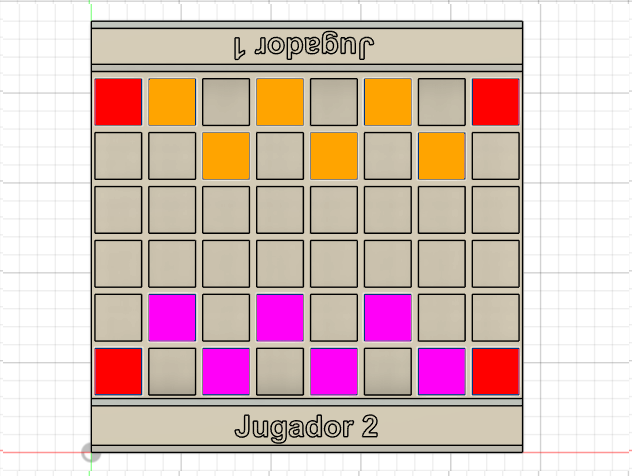
#> input picture Frame1.jpg, 632 x 476 px
$ python detectCheckers.py
#> lines starting #> are read from the running program, lines starting #| are printed output that depends on the picture; after the words box and inside, x2 and y2 are one past the last pixel; in counts of white or black regions, pixels touching at a corner belong together
### checkers.py
from __future__ import annotations
from constants import *
from copy import deepcopy
from random import randint

class Tile:
    """Abstract class to simplify Tile control"""
    def __init__(self, x: int = 0, y: int = 0, ID: int = 0):
        """Initializes the class

        Args:
            x (int, optional): X coordinate of the tile. Defaults to 0.
            y (int, optional): Y coordinate of the tile. Defaults to 0.
            ID (int, optional): ID of the tile. Defaults to 0.
        """
        assert isinstance(x, int) and isinstance(y, int), red + "Tile coordinates must be an integer" + white
        assert isinstance(ID, int), red + "Tile ID must be an integer" + white
        self.x, self.y, self.ID = x, y, ID
    def __repr__(self):
        return f"Tile([{self.x}, {self.y}], {self.ID})"
    # [12 lines left out: function __eq__, not called in this run]
class TileMovement:
    """Provides functionality to easily store and compare board movements"""
    # [36 lines left out: functions __init__, AddStep, Step, __eq__, not called in this run]
    def __str__(self):
        return f"TileMovement({str(self.steps)})"
class Board:
    """Provides functionality to create a fully functioning 6x6 board of checkers"""
    def __init__(self, turn = 1, size = 6, difficulty = 3, debug = False):
        """
        Initializes the board class, creating a (size, size + 2) array of 0s, size must be an even number
        Args:
            turn (int, optional): Turn in which the board is started. Defaults to 1.
            size (int, optional): Size of the game's board, even numbers. Defaults to 6
            difficulty (int, optional): Difficulty of the game, affects default values of certain behaviours, between 1 and 5. Defaults to 3
        """
        #Board creation
        assert size % 2 == 0 and size > 0, red + f"Attempted to create board {repr(self)} with invalid size" + white
        self.width, self.height = size + 2, size
        self.board = [[Tile() for _ in range(size + 2)] for _ in range(size)]
        for i, j in [(x, y) for x in range(0, self.height) for y in range(0, self.width)]:
            self.board[i][j].x, self.board[i][j].y = i, j
        #Board configuration
        assert turn in range(-1, 2),  red + f"Attempted to create board {repr(self)} with invalid turn ID" + white
        self.turn = turn
        assert difficulty in range(1, 6), red + f"Attempted to create board {repr(self)} with invalid difficulty" + white
        self.difficulty = difficulty
        self.turnCount = 1
        self.staleTurns = 0
        if debug: print(green + f"Creating board {repr(self)} at turn [{turn}] with size [{size}] at difficulty [{difficulty}]" + white)
    def __str__(self) -> str:
        """Returns the board as a string, for use in console prints

        Returns:
            str: String representation of the board
        """
        boardStr = f"Turn: {self.turnCount} | To stalemate: {40 - self.staleTurns} | "
        if self.turn == 1:
            boardStr += blue + "Blue moves" + white + "\n"
        else:
            boardStr += red + "Red moves" + white + "\n"
        boardStr += yellow
        for i in range(self.height + 4):
            if i == 0:
                boardStr += "c | x "
            elif i == self.height + 3:
                boardStr += "x | c "
            elif i == 1 or i == self.height + 2:
                boardStr += "| "
            else:
                boardStr += f"{i - 1} "
        boardStr += "\n" + white
        for i in range(self.height):
            for j in range(self.width + 9):
                pos = [-1, -1]
                if j in [1, 3, self.width + 5, self.width + 3]:
                    boardStr += yellow + "| " + white
                elif j in [2, self.width + 4]:
                    boardStr += yellow + f"{i + 1} " + white
                elif j == 0:
                    pos = [i, 0]
                elif j in range(4, self.width + 2):
                    pos = [i, j - 3]
                elif j == self.width + 6:
                    pos = [i, self.width - 1]
                if not self.InsideBounds(pos, game = False):
                    continue
                tile = self.board[pos[0]][pos[1]].ID
                if tile == 0:
                    boardStr += "· "
                elif tile > 0:
                    boardStr += blue
                    if tile == 1:
                        boardStr += "o "
                    else:
                        boardStr += "O "
                    boardStr += white
                else:
                    boardStr += red
                    if tile == -1:
                        boardStr += "ø "
                    else:
                        boardStr += "Ø "
                    boardStr += white
            boardStr += "\n"
        boardStr += yellow
        for i in range(self.height + 4):
            if i == 0:
                boardStr += "c | x "
            elif i == self.height + 3:
                boardStr += "x | c "
            elif i == 1 or i == self.height + 2:
                boardStr += "| "
            else:
                boardStr += f"{i - 1} "
        boardStr += "\n" + white
        return boardStr
    # [45 lines left out: functions SetBoard, GetAmmountOf, not called in this run]
    def InsideBounds(self, pos: list[int], game = True, debug = False) -> bool:
        """Checks if a given position is inside the board

        Args:
            pos (list[int]): Position [x, y] to check
            game (bool): If false will also check cemetery area

        Returns:
            bool:
        """
        width = [1 if game else 0, self.width - 2 if game else self.width - 1]
        if (0 <= pos[0] <= (self.height - 1)) and (width[0] <= pos[1] <= width[1]):
            if debug: print(green + f"Position {pos} is inside of board {repr(self)}" + white)
            return True
        else:
            if debug: print(green + f"Position {pos} is outside of board {repr(self)}" + white)
            return False
    # [375 lines left out: functions MoveTile, BuildMovementsTable, ExtractMovements, ExtractChangeValues, FindMovement, ValidateMovement and 7 more, not called in this run]

### detection.py
from __future__ import annotations
from constants import *
import cv2
import numpy
import math

class Color:
    """Stores 3 values representing a color with HSV codes"""
    def __init__(self, H = 0, S = 0, V = 0):
        """Initializes Color class.

        Args:
            H (int, optional): Hue. Defaults to 0.
            S (int, optional): Saturation. Defaults to 0.
            V (int, optional): Value. Defaults to 0.
        """
        assert 0 <= H <= 255, red + f"Hue for color {repr(self)} must be bewteen 0 and 255" + white
        assert 0 <= S <= 255, red + f"Saturation for color {repr(self)} must be bewteen 0 and 255" + white
        assert 0 <= V <= 255, red + f"Value for color {repr(self)} must be bewteen 0 and 255" + white
        self.H, self.S, self.V = H, S, V
    # [7 lines left out: function AsArray, not called in this run]
    def AsRange(self, window = 0, isLow = True) -> numpy.array:
        """Returns low or high value around acolor with range "window" as a numpy array

        Args:
            window (int, optional): Range. Defaults to 0.
            isLow (bool, optional): If true, return lowest value. Defaults to True.

        Returns:
            numpy.array: Lowest or highest array of values HSV.
        """
        assert 0 <= window <= 255, red + f"Window range for color {repr(self)} must be bewteen 0 and 255" + white
        if isLow: return numpy.array([self.H - window, self.S - window, self.V - window])
        else: return numpy.array([self.H + window, self.S + window, self.V + window])
    def __str__(self) -> str:
        """Representation of Color class as string

        Returns:
            str: String with HSV values
        """
        colorStr = f"Color({self.H}, {self.S}, {self.V})"
        return colorStr
class Detection:
    """Handles detection of a Nx(N+2) board based on it's 4 corners"""
    # [12 lines left out: function Show, not called in this run]
    def Contours(frame, color: Color, window = 0, threshold = 0, debug = False):
        """Returns an array of contours

        Args:
            frame (numpy.array): Frame to search for contours.
            color (Color, optional): Color to use for search.
            window (int, optional): Color range used. Defaults to 0.
            threshold (int, optional): Agressivenes of the search. Defaults to 0.

        Returns:
            list[]: Array of contours found.
        """
        assert 0 < threshold, red + f"Threshold can not be [{threshold}], must be a value greater than 0" + white
        if debug: print(green + f"Searching for contours with color {Color}" + white)
        hsv = cv2.cvtColor(frame, cv2.COLOR_BGR2HSV)
        mask = cv2.inRange(hsv, color.AsRange(window, True), color.AsRange(window, False))
        kernel = cv2.getStructuringElement(cv2.MORPH_RECT, (5,5))
        mask = cv2.morphologyEx(mask, cv2.MORPH_OPEN, kernel)
        mask = cv2.morphologyEx(mask, cv2.MORPH_CLOSE, kernel)
        contours, _ = cv2.findContours(mask, cv2.RETR_EXTERNAL, cv2.CHAIN_APPROX_SIMPLE) #Only keeps outermost contours
        if debug: print(green + f"Found [{len(contours)}] unfiltered contours" + white)
        filtered = []
        for c in contours:
            if debug: x, y, w, h = cv2.boundingRect(c)
            area = cv2.contourArea(c)
            if area > threshold:
                filtered.append(c)
                if debug: cv2.rectangle(mask, (x, y), (x + w, y + h), (0, 255, 0), 2)
        if debug: Detection.Show(mask)
        if debug: print(green + f"Found [{len(filtered)}] filtered contours with threshold [{threshold}]" + white)
        return filtered
    def Centroid(contour, debug = False):
        """Returns the center coordinates of a contour using moments

        Args:
            contour (numpy.array): Contour which center must be found.

        Returns:
            list[int]: 2D Array with found coordinates.
        """
        M = cv2.moments(contour)
        if M["m00"] != 0: #Calculate centroid coordinates
            cX = int(M["m10"] / M["m00"])
            cY = int(M["m01"] / M["m00"])
        else: #Avoids division by 0 if area is 0
            cX, cY = 0, 0
        if debug: print(green + f"Found center coordinates [{cX}, {cY}] for a contour" + white)
        return [cX, cY]
    # [45 lines left out: function Transform, not called in this run]
    def FindBoardCoords(frame, boardMarkers: Color, size = 6, window = 10, threshold = 100, debug = False) -> list[list[list[int]]]:
        """Finds the coordinates of a Nx(N+2) board.

        Args:
            frame (numpy.array): Image to search in.
            boardMarkers (Color): Color of the corner markers.
            size (int, optional): Size of the board (N). Defaults to 6.
            window (int, optional): Color range for corner markers. Defaults to 10.
            threshold (int, optional): Agressivenes of color filter. Defaults to 100.

        Returns:
            list[list[list[int]]]: Nx(N+2) Array of lists representing coordinates.
        """
        if debug: print(green + f"Searching for board coordinates" + white)
        coords = [[[] for _ in range(8)] for _ in range(6)]
        corners = []
        contours = Detection.Contours(frame, boardMarkers, window, threshold, debug=debug) #Detects contours of corner markers
        assert len(contours) < 5, red + f"Corner identification found too many contours, sdearch values must be tweaked." + white
        assert len(contours) > 3, red + f"Corner identification found too few contours, sdearch values must be tweaked." + white
        for c in contours:
            centroid = Detection.Centroid(c)
            corners.append(centroid)
        corners = numpy.array(corners, dtype=numpy.float32)
        #Sort corners: top-left, top-right, bottom-right, bottom-left
        sum = corners.sum(axis=1)
        diff = numpy.diff(corners, axis=1)
        ordered = numpy.zeros((4, 2), dtype=numpy.float32)
        ordered[0] = corners[numpy.argmin(sum)] #top-left
        ordered[2] = corners[numpy.argmax(sum)] #bottom-right
        ordered[1] = corners[numpy.argmin(diff)] #top-right
        ordered[3] = corners[numpy.argmax(diff)] #bottom-left
        corners = ordered
        if debug: print(green + f"Found corner coordinates {corners}" + white)
        numRows, numCols = size, size + 2
        cellSize = 20
        boardWidth = cellSize * numCols
        boardHeight = cellSize * numRows
        dstCorners = numpy.array([
            [0, 0], #top-left
            [boardWidth, 0], #top-right
            [boardWidth, boardHeight], #bottom-right
            [0, boardHeight] #bottom-left
        ], dtype=numpy.float32)
        M = cv2.getPerspectiveTransform(corners, dstCorners)
        MInv = numpy.linalg.inv(M)
        #This next block is credited to multiple stackoverflow posts and a touch of chatGPT (I have no idea what kind of math is happening here)
        for i, j in [(x, y) for x in range(numRows) for y in range(numCols)]:
            #Normalized interpolation parameters inside the warped rectangle
            a = (i) / (numRows - 1)  #vertical fraction (0 to 1)
            b = (j) / (numCols - 1)  #horizontal fraction (0 to 1)
            #Bilinear interpolation of the 4 corners in warped space
            posWarped = (
                (1 - a) * (1 - b) * dstCorners[0] +
                a * (1 - b) * dstCorners[3] +
                a * b * dstCorners[2] +
                (1 - a) * b * dstCorners[1]
            )
            posHom = numpy.array([posWarped[0], posWarped[1], 1])
            posOrigHom = MInv @ posHom
            posOrigHom /= posOrigHom[2]
            posOrig = posOrigHom[:2].astype(int)
            coords[i][j] = posOrig
            if debug: cv2.circle(frame, tuple(posOrig), 5, (0, 0, 150), -1)
        if debug: Detection.Show(frame)
        return coords
    def ReadBoard(frame, player1: Color, player2: Color, coords: list[list[list[int]]], size = 6, debug = False) -> list[list[int]]:
        """Finds tiles in a frame and uses known board coordinates to construct a board of size Nx(N+2)

        Args:
            frame (numpy.array): Frame to search in.
            player1 (Color): Color of player1 Tiles (1).
            player2 (Color): Color of player2 Tiles (-1).
            coords (list[list[list[int]]]): Known board coordinates.
            size (int, optional): Size of the board (N). Defaults to 6.

        Returns:
            list[list[int]]: Board with ID values of each player's tile positions
        """
        if debug: print(green + f"Reading board for players with color codes {player1} and {player2}" + white)
        board = [[0 for _ in range(8)] for _ in range(6)]
        player1Tiles = Detection.Contours(frame, player1, 10, 100)
        player2Tiles = Detection.Contours(frame, player2, 10, 100)
        if debug: print(green + f"Found [{len(player1Tiles)}] tiles for player1 and [{len(player2Tiles)}] tiles for player 2" + white)
        for tile in player1Tiles:
            centroid = Detection.Centroid(tile, debug=debug)
            lowestDist = float("inf")
            tile = [-1, -1]
            for i, j in [(x, y) for x in range(0, 6) for y in range(0, 8)]:
                dist = math.dist(centroid, coords[i][j])
                if dist < lowestDist:
                    lowestDist = dist
                    tile = [i, j]
            board[tile[0]][tile[1]] = 1
            if debug: print(green + f"Assigned a tile to player1 at coords [{tile[0]}, {tile[1]}]" + white)
        for tile in player2Tiles:
            centroid = Detection.Centroid(tile, debug=debug)
            lowestDist = float("inf")
            tile = [-1, -1]
            for i, j in [(x, y) for x in range(0, 6) for y in range(0, 8)]:
                dist = math.dist(centroid, coords[i][j])
                if dist < lowestDist:
                    lowestDist = dist
                    tile = [i, j]
            board[tile[0]][tile[1]] = -1
            if debug: print(green + f"Assigned a tile to player2 at coords [{tile[0]}, {tile[1]}]" + white)
        if debug:
            from checkers import Board
            foundBoard = Board(turn = 0, size = size, debug = debug)
            foundBoard.board = board
            print(green + f"Board detected, printing simulated board:" + white)
            print(foundBoard)
        return board

### detectCheckers.py
from checkers import *
from detection import *

redColor = Color(0, 255, 255)
pinkColor = Color(150, 255, 255)
orangeColor = Color(20, 255, 255)

board = Board()
otherBoard = Board()

frame1 = cv2.imread('Frame1.jpg')
#> frame1 is the input picture: shape (476, 632, 3); mean B, G, R 186.1, 190.9, 215.8
frame2 = cv2.imread('Frame2.jpg')
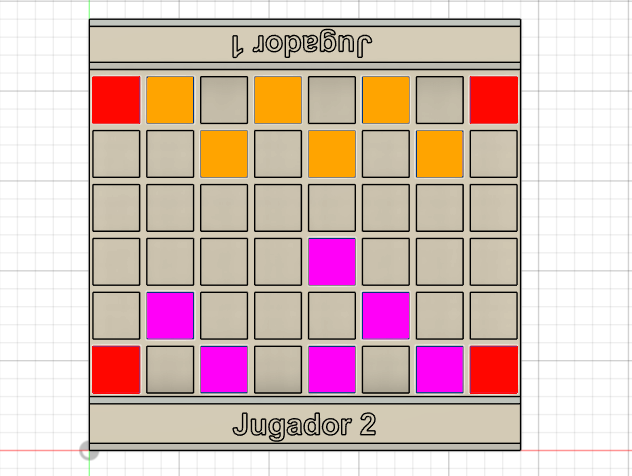
#> input picture Frame2.jpg, 632 x 476 px
#> frame2 is the input picture: shape (476, 632, 3); mean B, G, R 185.6, 190.7, 216.1

coords = Detection.FindBoardCoords(frame1, redColor)
#> in Contours, `mask = cv2.inRange(hsv, color.AsRange(window, True), color.AsRange(win..`:
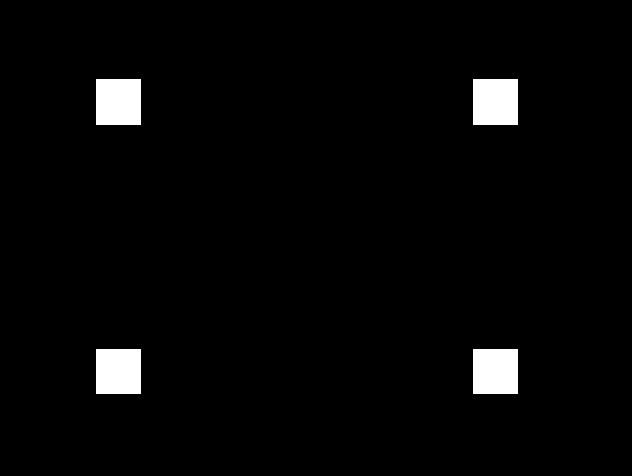
#> mask: shape (476, 632); 2.7% white; 4 white regions
#> in Contours, `contours, _ = cv2.findContours(mask, cv2.RETR_EXTERNAL, cv2.CHAIN_APPR..`: contours = 4 contours; box (x1, y1, x2, y2) and area: (473, 79, 518, 125) 1980, (96, 79, 141, 125) 1980, (473, 349, 518, 394) 1936, (96, 349, 141, 394) 1936
#> the loop in Contours, `for c in contours:` made 4 passes
#> (c, area) on passes 1 to 4: ([[473, 349], [473, 393], [517, 393], [517, 349]], 1936), ([[96, 349], [96, 393], [140, 393], [140, 349]], 1936), ([[473, 79], [473, 124], [517, 124], [517, 79]], 1980), ([[96, 79], [96, 124], [140, 124], [140, 79]], 1980)
#> after the loop in Contours, `for c in contours:`: filtered has the same summary as contours
#> the loop in FindBoardCoords, `for c in contours:` made 4 passes
#> (c, cX in Centroid, cY in Centroid) on passes 1 to 4: ([[473, 349], [473, 393], [517, 393], [517, 349]], 495, 371), ([[96, 349], [96, 393], [140, 393], [140, 349]], 118, 371), ([[473, 79], [473, 124], [517, 124], [517, 79]], 495, 101), ([[96, 79], [96, 124], [140, 124], [140, 79]], 118, 101)
#> after the loop in FindBoardCoords, `for c in contours:`: corners = [[495, 371], [118, 371], [495, 101], [118, 101]]
#> in FindBoardCoords, `sum = corners.sum(axis=1)`: sum = [866, 489, 596, 219]
#> in FindBoardCoords, `diff = numpy.diff(corners, axis=1)`: diff = [-124, 253, -394, -17]
#> in FindBoardCoords, `M = cv2.getPerspectiveTransform(corners, dstCorners)`: M = [[0.424, -4.25e-18, -50.08], [-1.44e-17, 0.444, -44.89], [4.71e-19, -8.22e-20, 1]]
#> in FindBoardCoords, `MInv = numpy.linalg.inv(M)`: MInv = [[2.36, 4.44e-17, 118], [-3.6e-17, 2.25, 101], [-1.11e-18, 1.85e-19, 1]]
#> the loop in FindBoardCoords, `for i, j in [(x, y) for x in range(numRows) for y in range(numCols)]:` made 48 passes
#> (posOrigHom, posOrig) on passes 1, 2, 3, 4, 5, 6, 7, 9: ([118, 101, 1], [118, 100]), ([171.9, 101, 1], [171, 100]), ([225.7, 101, 1], [225, 100]), ([279.6, 101, 1], [279, 101]), ([333.4, 101, 1], [333, 101]), ([387.3, 101, 1], [387, 101]), ([441.1, 101, 1], [441, 101]), ([118, 155, 1], [118, 154])
#> after the loop in FindBoardCoords, `for i, j in [(x, y) for x in range(numRows) for y in range(numCols)]:`: coords = 6 items
#> coords = 6 items

board.board = Detection.ReadBoard(frame1, pinkColor, orangeColor, coords, debug=True)
#> call 2 of Contours, with window = 10, threshold = 100, debug = False
#> in Contours (call 2), `mask = cv2.inRange(hsv, color.AsRange(window, True), color.AsRange(win..`:
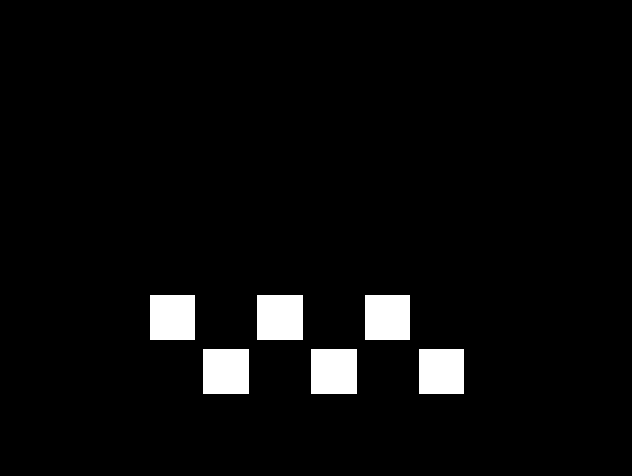
#> mask: shape (476, 632); 4.1% white; 6 white regions
#> in Contours (call 2), `kernel = cv2.getStructuringElement(cv2.MORPH_RECT, (5,5))`: kernel = [[1, 1, 1, 1, 1], [1, 1, 1, 1, 1], [1, 1, 1, 1, 1], [1, 1, 1, 1, 1], [1, 1, 1, 1, 1]]
#> in Contours (call 2), `contours, _ = cv2.findContours(mask, cv2.RETR_EXTERNAL, cv2.CHAIN_APPR..`: contours = 6 contours; box (x1, y1, x2, y2) and area: (311, 349, 357, 394) 1980, (203, 349, 249, 394) 1980, (257, 295, 303, 340) 1980, (419, 349, 464, 394) 1936, (365, 295, 410, 340) 1936, (150, 295, 195, 340) 1936
#> the loop in Contours (call 2), `for c in contours:` made 6 passes
#> (c, area) on passes 1 to 6: ([[419, 349], [419, 393], [463, 393], [463, 349]], 1936), ([[311, 349], [311, 393], [356, 393], [356, 349]], 1980), ([[203, 349], [203, 393], [248, 393], [248, 349]], 1980), ([[365, 295], [365, 339], [409, 339], [409, 295]], 1936), ([[257, 295], [257, 339], [302, 339], [302, 295]], 1980), ([[150, 295], [150, 339], [194, 339], [194, 295]], 1936)
#> after the loop in Contours (call 2), `for c in contours:`: filtered has the same summary as contours
#> in ReadBoard, `player1Tiles = Detection.Contours(frame, player1, 10, 100)`: player1Tiles has the same summary as contours in Contours
#> call 3 of Contours, with window = 10, threshold = 100, debug = False
#> in Contours (call 3), `mask = cv2.inRange(hsv, color.AsRange(window, True), color.AsRange(win..`:
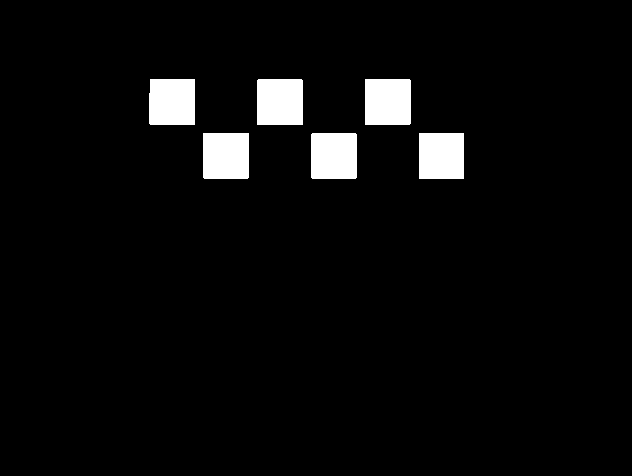
#> mask: shape (476, 632); 4.2% white; 6 white regions
#> in Contours (call 3), `contours, _ = cv2.findContours(mask, cv2.RETR_EXTERNAL, cv2.CHAIN_APPR..`: contours = 6 contours; box (x1, y1, x2, y2) and area: (203, 133, 249, 179) 2024, (365, 79, 411, 125) 2024, (257, 79, 303, 125) 2024, (311, 133, 357, 179) 2023, (149, 79, 195, 125) 2011, (419, 133, 464, 179) 1980
#> the loop in Contours (call 3), `for c in contours:` made 6 passes
#> area on passes 2 to 6: 2023, 2024, 2024, 2024, 2011
#> after the loop in Contours (call 3), `for c in contours:`: filtered has the same summary as contours
#> in ReadBoard, `player2Tiles = Detection.Contours(frame, player2, 10, 100)`: player2Tiles has the same summary as contours in Contours
#| [32mFound [6] tiles for player1 and [6] tiles for player 2[37m
#> the loop in ReadBoard, `for tile in player1Tiles:` made 6 passes
#> (cX in Centroid, cY in Centroid) on passes 1 to 6: (441, 371), (333, 371), (225, 371), (387, 317), (279, 317), (172, 317)
#> (printed output is left out)
#> after the loop in ReadBoard, `for tile in player1Tiles:`: board = [[0, 0, 0, 0, 0, 0, 0, 0], [0, 0, 0, 0, 0, 0, 0, 0], [0, 0, 0, 0, 0, 0, 0, 0], [0, 0, 0, 0, 0, 0, 0, 0], [0, 1, 0, 1, 0, 1, 0, 0], [0, 0, 1, 0, 1, 0, 1, 0]]
#> the loop in ReadBoard, `for tile in player2Tiles:` made 6 passes
#> (cX in Centroid, cY in Centroid) on passes 1 to 6: (441, 155), (333, 155), (225, 155), (387, 101), (279, 101), (171, 101)
#> (printed output is left out)
#> after the loop in ReadBoard, `for tile in player2Tiles:`: board = [[0, -1, 0, -1, 0, -1, 0, 0], [0, 0, -1, 0, -1, 0, -1, 0], [0, 0, 0, 0, 0, 0, 0, 0], [0, 0, 0, 0, 0, 0, 0, 0], [0, 1, 0, 1, 0, 1, 0, 0], [0, 0, 1, 0, 1, 0, 1, 0]]
#> in ReadBoard, `foundBoard.board = board`: foundBoard.board has the same summary as board
#> (the run stopped early here; a loop or call above may not have finished)
